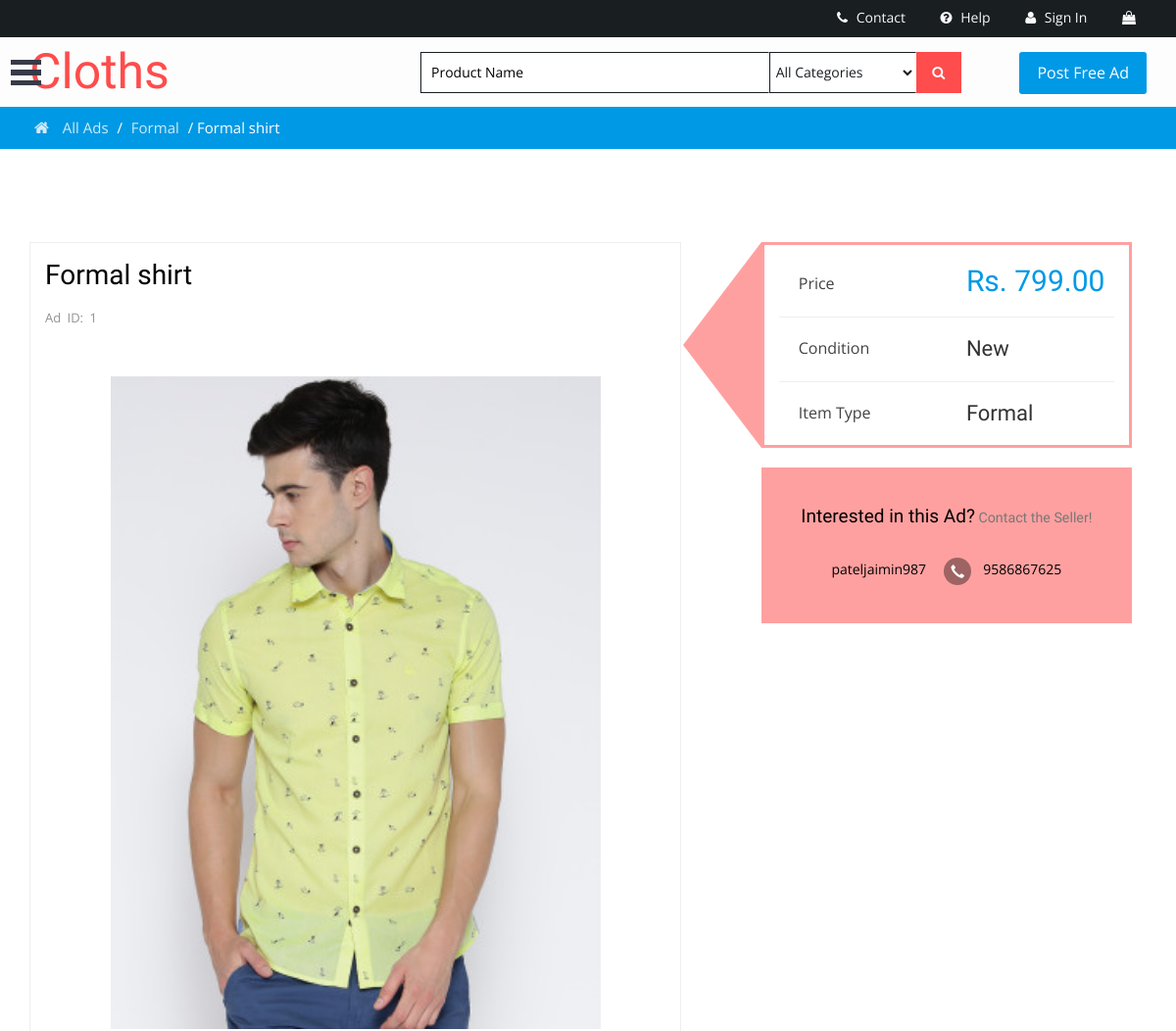
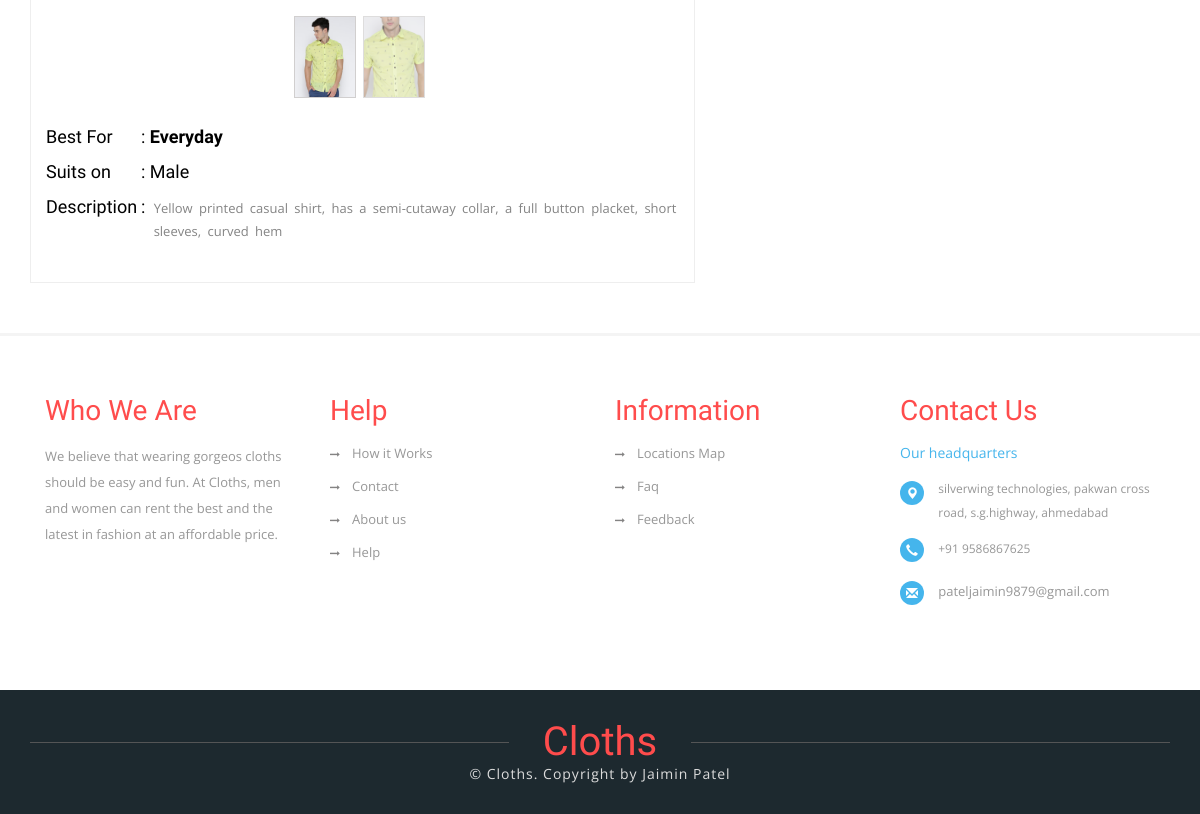
Screenshot of /Cloths/products/detail/1/ with the database file from the repository (2 pictures, top to bottom).
### Products/models.py (models this page shows, shortened)
class Product(models.Model):
    GENDER_CHOICES = (
        ('M', 'Male',),
        ('F', 'Female',),
    )
    CONDITION_CHOICES = (
        ('used', 'Used'),
        ('new', 'New')
    )
    CATEGORY_CHOICES = (
        ('traditional','TRADITIONAL'),
        ('formal', 'Formal'),
        ('casual', 'Casual'),
        ('ethnic', 'Erhnic'),
        ('sports', 'Sports'),
        ('western', 'Western'),
        ('t-shirts', 'T-shirts'),
        ('denim', 'Denim'),
        ('kids', 'Kids'),
        ('winter-wears', 'Winter-wears'),
        ('jumpsuits', 'Jumpsuits'),
    )
    OCCASION_CHOICES = (
        ('weddings', 'Weddings'),
        ('sangeet', 'Sangeet'),
        ('party', 'Party'),
        ('everyday', 'Everyday'),
        ('interview', 'Interview'),
        ('gym', 'Gym'),
        ('outings', 'Outings'),
    )
    user = models.ForeignKey(Profile, on_delete=models.CASCADE, blank=True, null=True)
    title = models.CharField(max_length=100, db_index=True)
    description = models.TextField(blank=True)
    price = models.DecimalField(max_digits=10, decimal_places=2, default='99.99')
    gender = models.CharField(max_length=1, choices=GENDER_CHOICES)
    condition = models.CharField(max_length=4, choices=CONDITION_CHOICES)
    category = models.CharField(max_length=17, choices=CATEGORY_CHOICES)
    occasion = models.CharField(max_length=9, choices=OCCASION_CHOICES)
    featured = models.BooleanField(default=False)
    timestamp = models.DateTimeField(auto_now=True)
    sold = models.BooleanField(default=False)
    image1 = models.ImageField(upload_to=upload_image_path)
    image2 = models.ImageField(upload_to=upload_image_path, null=True, blank=True)
    image3 = models.ImageField(upload_to=upload_image_path, null=True, blank=True)
    image4 = models.ImageField(upload_to=upload_image_path, null=True, blank=True)
    smart1 = ImageSpecField(source='image1', processors=[ResizeToFill(250, 250)], format='JPEG', options={'quality': 99})
    smart2 = ImageSpecField(source='image2', processors=[SmartResize(250, 250)], format = 'JPEG', options={'quality': 99})
    smart3 = ImageSpecField(source='image3', processors=[SmartResize(250, 250)], format = 'JPEG', options={'quality': 99})
    smart4 = ImageSpecField(source='image4', processors=[SmartResize(250, 250)], format = 'JPEG', options={'quality': 99})
    class Meta:
        db_table = 'Product'

### Home/models.py (models this page shows, shortened)
class Profile(models.Model):
    phone_regex = RegexValidator(regex=r'^\+?1?\d{9,15}$' ,message= "Enter valid phone number must be entered in the format: '+9999999999'.")
    GENDER_CHOICES = (
        ('M', 'Male',),
        ('F','Female',),
        ('O','Other',),
    )
    user = models.OneToOneField(User, on_delete=models.CASCADE)
    bio = models.TextField(max_length=500, blank=True)
    location = models.CharField(max_length=30, blank=True)
    tel = models.CharField(validators=[phone_regex], max_length=15, blank= True)
    gender = models.CharField(max_length=1,choices=GENDER_CHOICES,)
    birth_date = models.DateField(null=True, blank = True)
    img = models.ImageField(upload_to=upload_image_path, null=True,blank= True)

### Products/views.py (the view)
# urls.py: url(r'^detail/(?P<pk>\d+)/$', detail, name="detail"),
def detail(request, pk):
    context = {}
    product = get_object_or_404(Product, pk=pk)
    context['object'] = product
    return render(request, "single.html", context)

### templates/single.html (shortened to what this page needs)
{% load static %}
{% include 'common/header.html' %}
	<div class="w3layouts-breadcrumbs text-center">
		<div class="container">
			<span class="agile-breadcrumbs">
			<a href='{% url "home" %}'><i class="fa fa-home home_1"></i></a>
			<a href="all-classifieds.html">All Ads</a> /
			<a href="cars.html">{{ object.category.title }}</a> /
			<span>{{ object.title }}</span></span>
		</div>
	</div>
	<div class="single-page main-grid-border">
		<div class="container">
			<div class="product-desc">
				<div class="col-md-7 product-view">
                    <h2>{{ object.title }}</h2>
					<p> Ad ID: {{ object.id }}</p>
					<div class="flexslider">
						<ul class="slides">
							<li data-thumb="{{ object.smart1.url }}">
								<img src="{{ object.smart1.url }}" />
							</li>
						</ul>
					</div>
					<div class="product-details">
						<h4><span class="w3layouts-agileinfo">Best For </span> : <strong>{{ object.get_occasion_display }}</strong></h4>
						<h4><span class="w3layouts-agileinfo">Suits on </span> : {{ object.get_gender_display }}</h4>
						<h4><span class="w3layouts-agileinfo">Description </span> :<p>{{ object.description }}</p><div class="clearfix"></div></h4>
					</div>
				</div>
				<div class="col-md-5 product-details-grid">
					<div class="item-price">
						<div class="product-price">
							<p class="p-price">Price</p>
							<h3 class="rate">Rs. {{ object.price }}</h3>
							<div class="clearfix"></div>
						</div>
						<div class="condition">
							<p class="p-price">Condition</p>
							<h4>{{ object.get_condition_display }}</h4>
							<div class="clearfix"></div>
						</div>
						<div class="itemtype">
							<p class="p-price">Item Type</p>
							<h4>{{ object.get_category_display }}</h4>
							<div class="clearfix"></div>
						</div>
					</div>
					<div class="interested text-center">
						<h4>Interested in this Ad?<small> Contact the Seller!</small></h4>
						<p>{{ object.user.user }}&nbsp;&nbsp;&nbsp;&nbsp;&nbsp<i class="glyphicon glyphicon-earphone"></i>{{ object.user.tel }}</p>
					</div>
				</div>
			</div>
		</div>
	</div>
{% include 'common/footer.html' %}

### templates/common/header.html (shortened to what this page needs)
{% load static %}
<!DOCTYPE html>
<html lang="en">
<head>
<link rel="stylesheet" href='{% static "css/bootstrap.min.css" %}'>
<link rel="stylesheet" href='{% static "css/bootstrap-select.css" %}'>
<link rel="stylesheet" href='{% static "css/style.css" %}' type="text/css" media="all" />
<link rel="stylesheet" href='{% static "css/flexslider.css" %}' type="text/css" media="screen" />
<link rel="stylesheet" href='{% static "css/font-awesome.min.css" %}' />
<link rel="stylesheet" href='{% static "css/menu_sideslide.css"%}' type="text/css" media="all">
<link rel="stylesheet" href='{% static "css/toastr.css"%}' type="text/css" media="all">
<link rel="stylesheet" href='{% static "css/toastr.min.css"%}' type="text/css" media="all">
<link href='{% static "css/jquery.uls.css" %}' rel="stylesheet"/>
<link href='{% static "css/jquery.uls.grid.css" %}' rel="stylesheet"/>
<link href='{% static "css/jquery.uls.lcd.css" %}' rel="stylesheet"/>
	<link rel="stylesheet" type="text/css" href='{% static "css/easy-responsive-tabs.css" %}' />
</head>
<body>
<body>
		<div class="agiletopbar">
			<div class="wthreenavigation">
			<button class="menu-button" id="open-button"> </button>
			</div>
		</div>
	<header>
		<div class="w3ls-header">
			<div class="w3ls-header-right">
				<ul>
                    <li class="dropdown head-dpdn">
						<a href='{% url "contact" %}' aria-expanded="false"><i class="fa fa-phone" aria-hidden="true"></i> Contact</a>
					</li>
					<li class="dropdown head-dpdn">
						<a href='{% url "help" %}'><i class="fa fa-question-circle" aria-hidden="true"></i> Help</a>
					</li>
                    {% if not request.user.is_authenticated %}
                    <li class="dropdown head-dpdn">
						<a href="{% url 'account_login' %}" aria-expanded="false"><i class="fa fa-user" aria-hidden="true"></i> Sign In</a>
					</li>
					{% endif %}
					<li class="dropdown head-dpdn">
						<a href="{% url 'products' %}" aria-expanded="false"><i class="fa fa-shopping-bag" aria-hidden="true"></i></i> </a>
					</li>
                </ul>
			</div>
        <div class="clearfix"> </div>
		</div>
		<div class="container">
			<div class="agile-its-header">
				<div class="logo">
					<h1><a href="{% url 'home' %}">Cloths</a></h1>
				</div>
				<div class="agileits_search">
					<form action="{% url 'search1' %}" method="get">
						<input name="product" type="text" placeholder="Product Name" required="" />
						<select id="agileinfo_search" name="category" required="">
							<option value="">All Categories</option>
						</select>
						<button type="submit" class="btn btn-default" aria-label="Left Align">
							<i class="fa fa-search" aria-hidden="true"> </i>
						</button>
					</form>
				<a class="post-w3layouts-ad" href='{% url 'new' %}'>Post Free Ad</a>
				</div>
			</div>
		</div>
	</header>

### templates/common/footer.html (shortened to what this page needs)
{% load static %}
<footer>
    <div class="w3-agileits-footer-top">
        <div class="container">
            <div class="wthree-foo-grids">
                <div class="col-md-3 wthree-footer-grid">
                    <h4 class="footer-head">Who We Are</h4>
                    <p>
                        We believe that wearing gorgeos cloths should be easy and fun. At Cloths, men and women can rent the best and the latest in fashion at an affordable price.
                    </p>
                </div>
                <div class="col-md-3 wthree-footer-grid">
                    <h4 class="footer-head">Help</h4>
                    <ul>
                        <li><a href="{% url 'howitworks' %}"><i class="fa fa-long-arrow-right" aria-hidden="true"></i>How it Works</a></li>
                        <li><a href="{% url 'contact' %}"><i class="fa fa-long-arrow-right" aria-hidden="true"></i>Contact</a></li>
                        <li><a href="{% url 'aboutus' %}"><i class="fa fa-long-arrow-right" aria-hidden="true"></i>About us</a></li>
                        <li><a href="{% url 'help' %}"><i class="fa fa-long-arrow-right" aria-hidden="true"></i>Help</a></li>
                    </ul>
                </div>
                <div class="col-md-3 wthree-footer-grid">
                    <h4 class="footer-head">Information</h4>
                    <ul>
                        <li><a href="{% url 'location' %}"><i class="fa fa-long-arrow-right" aria-hidden="true"></i>Locations Map</a></li>
                        <li><a href="{% url 'faq'%}"><i class="fa fa-long-arrow-right" aria-hidden="true"></i>Faq</a></li>
                        <li><a href="{% url 'feedback' %}"><i class="fa fa-long-arrow-right" aria-hidden="true"></i>Feedback</a></li>
                    </ul>
                </div>
                <div class="col-md-3 wthree-footer-grid">
                    <h4 class="footer-head">Contact Us</h4>
                    <span class="hq">Our headquarters</span>
                    <address>
                        <ul class="location">
                            <li><span class="glyphicon glyphicon-map-marker"></span></li>
                            <li>silverwing technologies, pakwan cross road, s.g.highway, ahmedabad</li>
                        </ul>
                        <div class="clearfix"> </div>
                        <ul class="location">
                            <li><span class="glyphicon glyphicon-earphone"></span></li>
                            <li>+91 9586867625</li>
                        </ul>
                        <ul class="location">
                            <li><span class="glyphicon glyphicon-envelope"></span></li>
                            <li><a href="mailto:info@example.com">pateljaimin9879@gmail.com</a></li>
                        </ul>
                    </address>
                </div>
                <div class="clearfix"></div>
            </div>
        </div>
    </div>
    <div class="agileits-footer-bottom text-center">
        <div class="container">
            <div class="w3-footer-logo">
                <h1><a href='{% url "home" %}'>Cloths</a></h1>
            </div>
            <div class="copyrights">
                <p> © Cloths. Copyright by Jaimin Patel</p>
            </div>
        </div>
    </div>
</footer>
<link href='{% static "css/jquery.uls.css" %}' rel="stylesheet"/>
<link href='{% static "css/jquery.uls.grid.css" %}' rel="stylesheet"/>
<link href='{% static "css/jquery.uls.lcd.css" %}' rel="stylesheet"/>
</body>
</html>

### static/static/css/flexslider.css (style rules this page uses)
.slides, .slides > li, .flex-control-nav, .flex-direction-nav { margin: 0; padding: 0; list-style: none; }
.flexslider { margin: 0; padding: 0; }
.flexslider .slides > li { display: none; -webkit-backface-visibility: hidden; }
.flexslider .slides img { width: 100%; display: block; }
.flexslider .slides:after { content: "\0020"; display: block; clear: both; visibility: hidden; line-height: 0; height: 0; }
.flexslider { margin: 0 0 20px; background: #ffffff; border: 4px solid #ffffff; position: relative; zoom: 1; -webkit-border-radius: 4px; -moz-border-radius: 4px; border-radius: 4px; -webkit-box-shadow: '' 0 1px 4px rgba(0, 0, 0, 0.2); -moz-box-shadow: '' 0 1px 4px rgba(0, 0, 0, 0.2); -o-box-shadow: '' 0 1px 4px rgba(0, 0, 0, 0.2); box-shadow: '' 0 1px 4px rgba(0, 0, 0, 0.2); }
.flexslider .slides { zoom: 1; }
.flexslider .slides img { height: auto; width: 80%; margin: 5% auto 2%; }

### static/static/css/menu_sideslide.css (style rules this page uses)
.menu-button { position: absolute; z-index: 1000; margin: 13px; padding: 0; width: 2.5em; height: 2.25em; border: none; text-indent: 2.5em; font-size: 1.5em; color: transparent; background: transparent; outline:none; top: 37px; }
.menu-button::before { position: absolute; top: 0.5em; right: 0.5em; bottom: 0.5em; left: 0.5em; background: linear-gradient(#373a47 20%, transparent 20%, transparent 40%, #373a47 40%, #373a47 60%, transparent 60%, transparent 80%, #373a47 80%); content: ''; }
@media (max-width: 1280px) { .menu-button { margin: 13px 0; } }

### static/static/css/easy-responsive-tabs.css (style rules this page uses)
ul.resp-tabs-list, p { margin: 0px; padding: 0px; }

### rows the page displays
Product: category "Formal", title "Formal shirt", id "1", smart1 (picture), occasion "Everyday", gender "Male", description "Yellow printed casual shirt, has a semi-cutaway collar, a full button placket, short sleeves, curved hem", price "799.00", condition "New", user.user "pateljaimin987", user.tel "9586867625"
